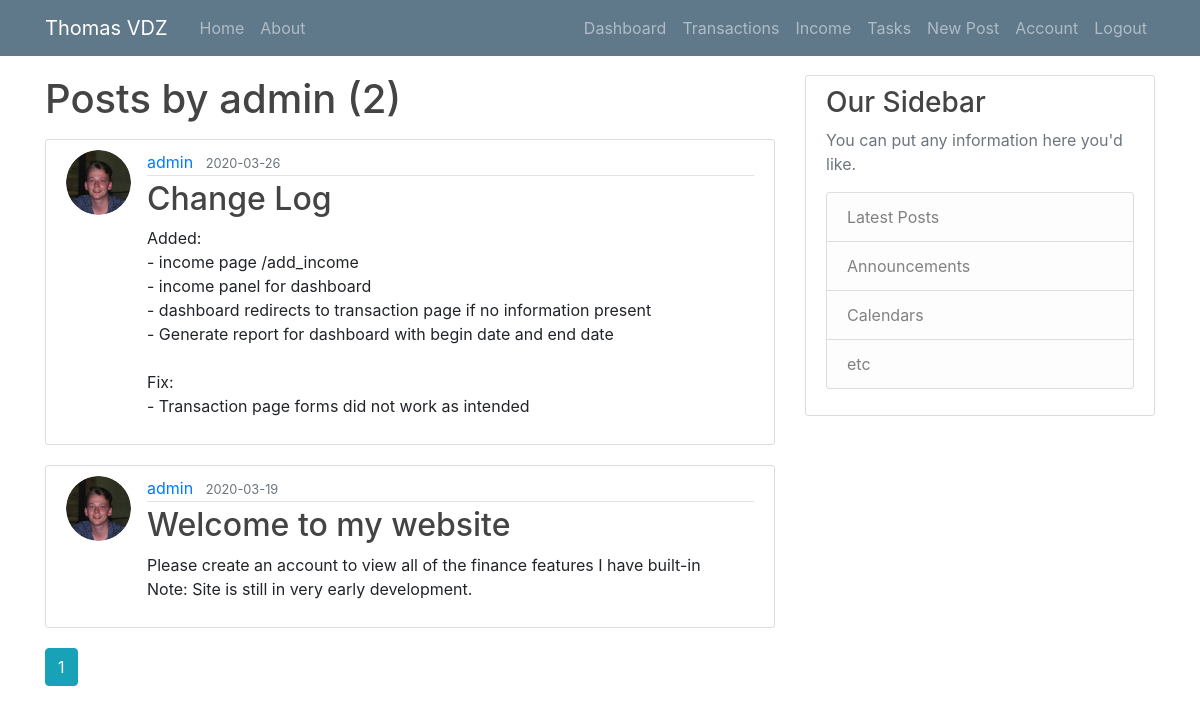
The app's page /user/admin (signed in) with its own data.
### webApp/models.py (models this page shows, shortened)
class User(db.Model, UserMixin):
    id = db.Column(db.Integer, primary_key=True)
    username = db.Column(db.String(20), unique=True, nullable=False)
    email = db.Column(db.String(120), unique=True, nullable=False)
    image_file = db.Column(db.String(20), nullable=False, default='default.jpg')
    password = db.Column(db.String(60), nullable=False)
    posts = db.relationship('Post', backref='author', lazy=True)
    tasks = db.relationship('Task', backref='author', lazy=True)
    transactions = db.relationship('Transaction', backref='author', lazy=True)
    income =  db.relationship('Income', backref='author', lazy=True)

class Post(db.Model):
    id = db.Column(db.Integer, primary_key=True)
    title = db.Column(db.String(100), nullable=False)
    date_posted = db.Column(db.DateTime, nullable=False, default=datetime.utcnow)
    content = db.Column(db.Text, nullable=False)
    user_id = db.Column(db.Integer, db.ForeignKey('user.id'), nullable=False)

### webApp/users/routes.py (the view)
@users.route("/user/<string:username>")
def user_posts(username):
    page = request.args.get('page' , 1 , type=int)
    user = User.query.filter_by(username=username).first_or_404()
    posts = Post.query.filter_by(author=user)\
        .order_by(Post.date_posted.desc())\
        .paginate(page=page , per_page = 5)
    return render_template('user_posts.html',posts=posts , user=user )

### webApp/models.py (called while the page is built)
@login_manager.user_loader
def load_user(user_id):
    return User.query.get(int(user_id))

### webApp/templates/user_posts.html (shortened to what this page needs)
{% extends "layout.html" %}
{% block content %}
    <h1 class="mb-3">Posts by {{ user.username }} ({{ posts.total }})</h1>
    {%for post in posts.items %}
       <article class="media content-section">
          <img class="rounded-circle article-img" src=" {{ url_for('static', filename='profile_pics/' + post.author.image_file) }}">
          <div class="media-body">
            <div class="article-metadata">
              <a class="mr-2" href="{{url_for('users.user_posts', username=post.author.username)}}">{{ post.author.username }}</a>
              <small class="text-muted">{{ post.date_posted.strftime('%Y-%m-%d') }}</small>
            </div>
            <h2><a class="article-title" href="{{url_for('posts.post', post_id=post.id )}}">{{ post.title }}</a></h2>
            <p class="article-content">{{ post.content }}</p>
          </div>
        </article>
    {% endfor %}
    {%for page_num in posts.iter_pages( left_edge=1, right_edge=1, left_current=1 , right_current=2 ) %}
        {% if page_num %}
            {% if posts.page == page_num %}
                <a class="btn btn-info mb-4" href="{{url_for('users.user_posts', username=user.username , page=page_num)}}">{{ page_num }}</a>
            {% else %}
                <a class="btn btn-outline-info mb-4" href="{{url_for('users.user_posts', username=user.username , page=page_num)}}">{{ page_num }}</a>
        {% endif %}
        {% endif %}
    {% endfor %}
{% endblock content %}

### webApp/static/main.css (style rules this page uses)
body { background: #fafafa; color: #333333; margin-top: 5rem; }
h1, h2, h3, h4, h5, h6 { color: #444444; }
.content-section { background: #ffffff; padding: 10px 20px; border: 1px solid #dddddd; border-radius: 3px; margin-bottom: 20px; }
.article-title { color: #444444; }
.article-content { white-space: pre-line; }
.article-img { height: 65px; width: 65px; margin-right: 16px; }
.article-metadata { padding-bottom: 1px; margin-bottom: 4px; border-bottom: 1px solid #e3e3e3; }

### records on screen
User: username "admin"
Post: image_file (picture), author.username "admin", date_posted "2020-03-26", title "Change Log", content "Added: - income page /add_income - income panel for dashboard - dashboard redirects to transaction page if no information present - Generate report for dashboard with begin date and end date Fix: - Transaction page forms did not work as intended"
Post: image_file (picture), author.username "admin", date_posted "2020-03-19", title "Welcome to my website", content "Please create an account to view all of the finance features I have built-in Note: Site is still in very early development."

### other values on screen
{{ posts.total }} "2"
{{ page_num }} "1"
